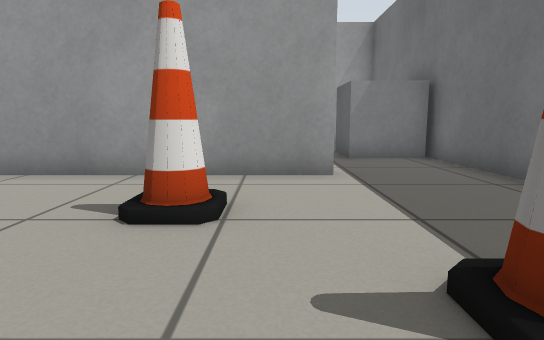
view 1 (above)

12 first-person views from a walk through a world built for the Gazebo simulator. The camera is 0.5 m above the floor, tilts 8° down and sees 75° across. The floor is counted in squares, 0.5 m on a side. Each view is taken from the middle of a square. On the plan, view 1 faces up. The plan holds only what a view shows up to about 13 squares ahead; the rest is blank. The place goes on beyond the plan. Gazebo's built-in surfaces are drawn with simple patterns.

view 2
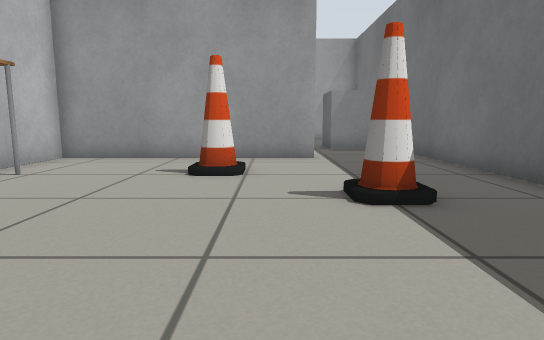

view 3
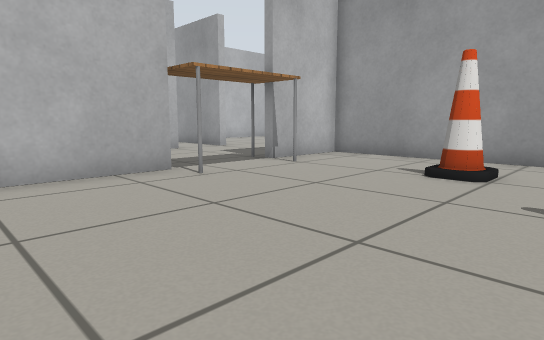

view 4
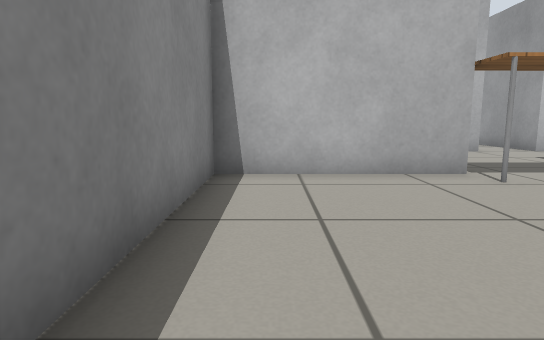

view 5
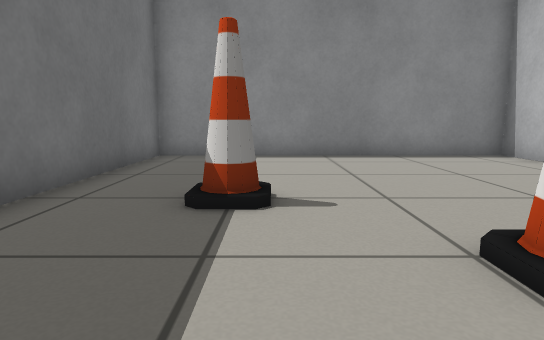

view 6
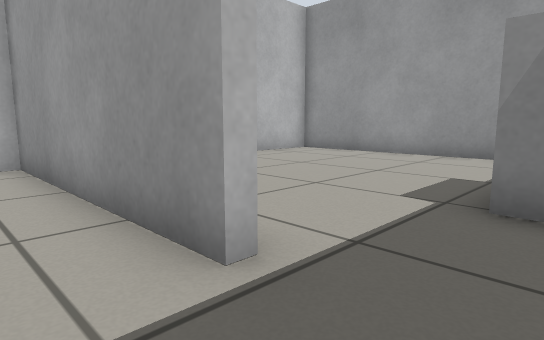

view 7
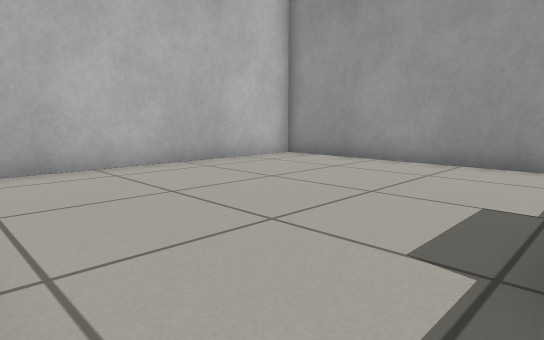

view 8
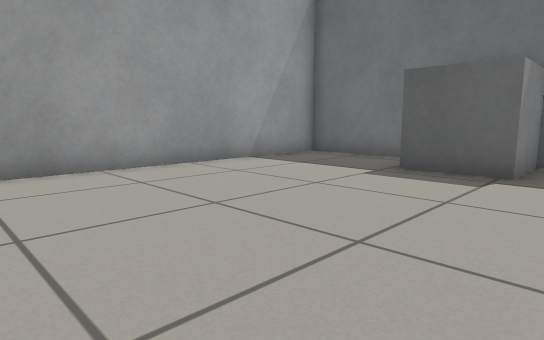

view 9
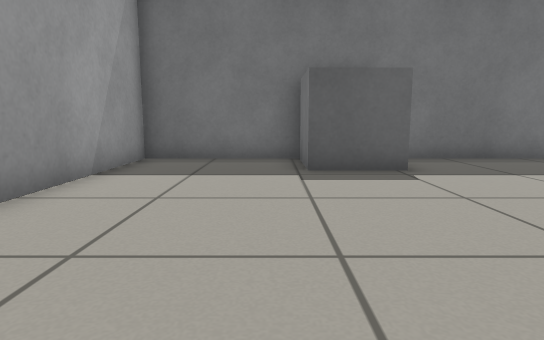

view 10
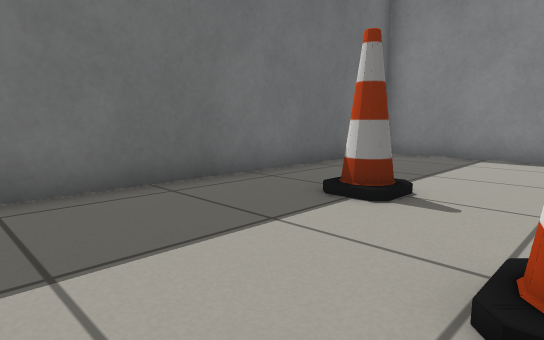

view 11
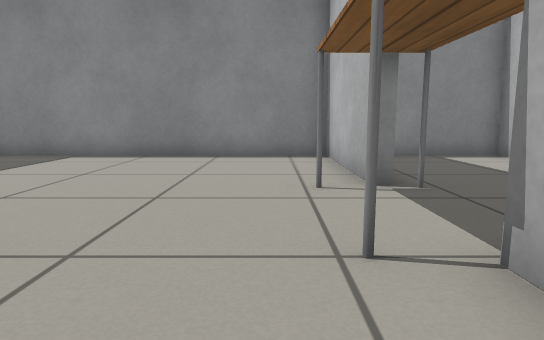

view 12
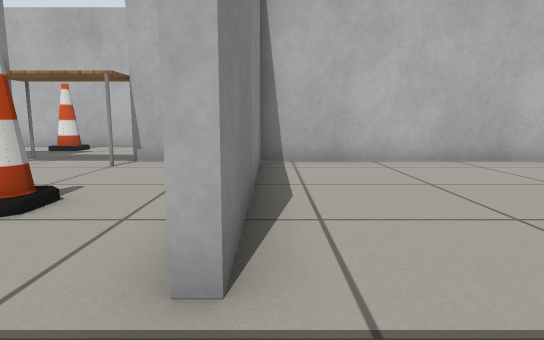

### Floor plan
Points are (right, up) in squares from view 1. A wall is a line through its corners. A room is listed if a view was taken in it or the views show most of it. See-through windows are left out.
Room 1 (views 1, 2, 3, 4, 5, 6, 10, 11)
walls: (-5.6, 0.5) (-5.6, -4.1) (4.2, -4.1) (4.2, 6.6); (1.2, 6.4) (-5.6, 6.4) (-5.6, 3.6)
ways out: opening at (2.5, 7) to room 2
objects: table (-6, 1) to (-5, 3); cone (-1, 4); cone (1, 2) to (2, 2)
Room 2 (views 7, 8, 9, 12)
walls: (4.2, 6.6) (4.2, 15.3) (-5.6, 15.3) (-5.6, 6.7) (1.1, 6.7)
ways out: opening at (2.5, 7) to room 1
objects: other object (2, 10) to (4, 11)

Where each view was taken, in squares from view 1:
view 1: 0 up, 0 right, facing up
view 2: 3 down, 0 right, facing up
view 3: 3 down, 1 right, facing up-left
view 4: 3 down, 1 right, facing left
view 5: 6 up, 1 right, facing down
view 6: 5 up, 3 right, facing up-left
view 7: 7 up, 2 right, facing up-left
view 8: 8 up, 5 left, facing up-right
view 9: 12 up, 5 left, facing right
view 10: 6 up, 1 left, facing down-right
view 11: 6 up, 4 left, facing down
view 12: 7 up, 3 right, facing left
